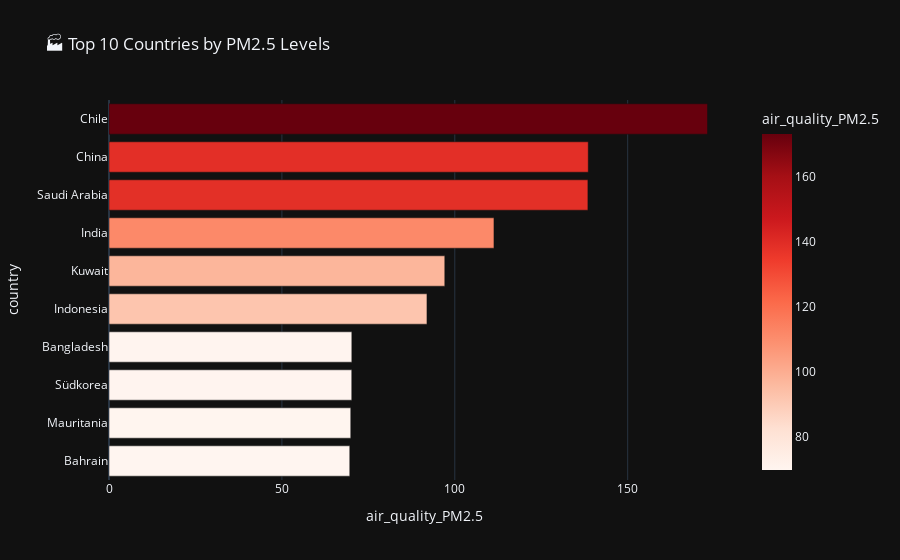

Notebook code cell kept with this figure:
### Code cell
# Top 10 most polluted countries
top_polluted = country_aq.nlargest(10, 'air_quality_PM2.5')

fig = px.bar(
    top_polluted, x='air_quality_PM2.5', y='country', orientation='h',
    title='🏭 Top 10 Countries by PM2.5 Levels',
    color='air_quality_PM2.5', color_continuous_scale='Reds'
)
fig.update_layout(template='plotly_dark', yaxis={'categoryorder': 'total ascending'})
fig.show()

### Figure 1 — Plotly figure (JSON) as saved in the notebook; plotly's stock layout.template omitted (floating-point values rounded to 4 significant figures)
{"data": [{"hovertemplate": "air_quality_PM2.5=%{marker.color}<br>country=%{y}<extra></extra>", "legendgroup": "", "marker": {"color": [173.1, 138.6, 138.5, 111.3, 97.11, 91.95, 70.22, 70.2, 69.92, 69.63], "coloraxis": "coloraxis", "pattern": {"shape": ""}}, "name": "", "orientation": "h", "showlegend": false, "textposition": "auto", "type": "bar", "x": [173.1, 138.6, 138.5, 111.3, 97.11, 91.95, 70.22, 70.2, 69.92, 69.63], "xaxis": "x", "y": ["Chile", "China", "Saudi Arabia", "India", "Kuwait", "Indonesia", "Bangladesh", "Südkorea", "Mauritania", "Bahrain"], "yaxis": "y"}], "layout": {"barmode": "relative", "coloraxis": {"colorbar": {"title": {"text": "air_quality_PM2.5"}}, "colorscale": [[0, "rgb(255,245,240)"], [0.125, "rgb(254,224,210)"], [0.25, "rgb(252,187,161)"], [0.375, "rgb(252,146,114)"], [0.5, "rgb(251,106,74)"], [0.625, "rgb(239,59,44)"], [0.75, "rgb(203,24,29)"], [0.875, "rgb(165,15,21)"], [1, "rgb(103,0,13)"]]}, "legend": {"tracegroupgap": 0}, "title": {"text": "🏭 Top 10 Countries by PM2.5 Levels"}, "xaxis": {"anchor": "y", "domain": [0, 1], "title": {"text": "air_quality_PM2.5"}}, "yaxis": {"anchor": "x", "categoryorder": "total ascending", "domain": [0, 1], "title": {"text": "country"}}}}
